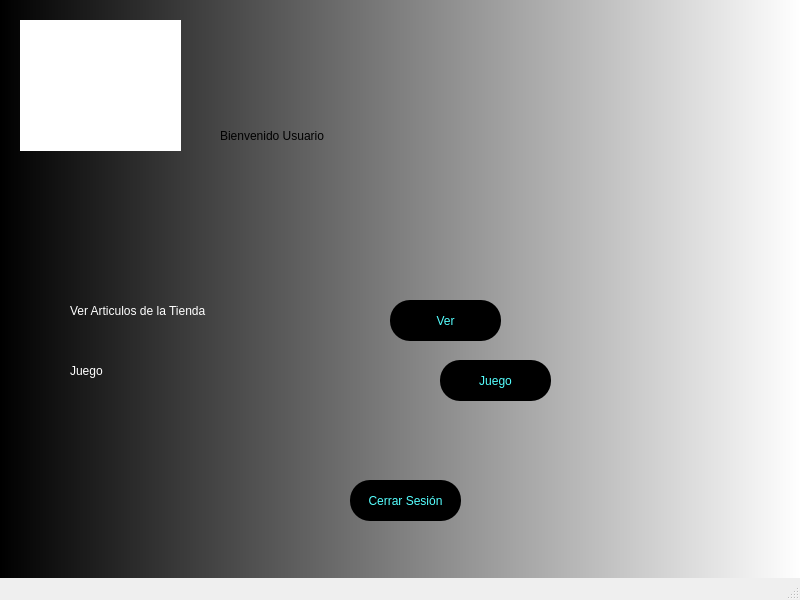
<?xml version="1.0" encoding="UTF-8"?>
<ui version="4.0">
 <class>MainWindow</class>
 <widget class="QMainWindow" name="MainWindow">
  <property name="geometry">
   <rect>
    <x>0</x>
    <y>0</y>
    <width>800</width>
    <height>600</height>
   </rect>
  </property>
  <property name="windowTitle">
   <string>MainWindow</string>
  </property>
  <property name="styleSheet">
   <string notr="true">QWidget#centralwidget{
background-color: qlineargradient(spread:pad, x1:0, y1:0, x2:1, y2:0, stop:0 rgba(0, 0, 0, 255), stop:1 rgba(255, 255, 255, 255));}</string>
  </property>
  <widget class="QWidget" name="centralwidget">
   <widget class="QLabel" name="label_4">
    <property name="geometry">
     <rect>
      <x>20</x>
      <y>20</y>
      <width>161</width>
      <height>131</height>
     </rect>
    </property>
    <property name="styleSheet">
     <string notr="true">background-color: rgb(255, 255, 255);</string>
    </property>
    <property name="text">
     <string/>
    </property>
    <property name="pixmap">
     <pixmap>../Imagenes/1.png</pixmap>
    </property>
    <property name="scaledContents">
     <bool>true</bool>
    </property>
   </widget>
   <widget class="QLabel" name="label_5">
    <property name="geometry">
     <rect>
      <x>70</x>
      <y>300</y>
      <width>241</width>
      <height>21</height>
     </rect>
    </property>
    <property name="styleSheet">
     <string notr="true">font: 87 12pt &quot;Arial Black&quot;;
color: rgb(255, 255, 255);</string>
    </property>
    <property name="text">
     <string>Ver Articulos de la Tienda </string>
    </property>
   </widget>
   <widget class="QPushButton" name="pushButton_3">
    <property name="geometry">
     <rect>
      <x>390</x>
      <y>300</y>
      <width>111</width>
      <height>41</height>
     </rect>
    </property>
    <property name="styleSheet">
     <string notr="true">background-color: rgb(0, 0, 0);
color: rgb(85, 255, 255);
border-radius:20px;</string>
    </property>
    <property name="text">
     <string>Ver</string>
    </property>
   </widget>
   <widget class="QPushButton" name="pushButton_4">
    <property name="geometry">
     <rect>
      <x>350</x>
      <y>480</y>
      <width>111</width>
      <height>41</height>
     </rect>
    </property>
    <property name="styleSheet">
     <string notr="true">background-color: rgb(0, 0, 0);
color: rgb(85, 255, 255);
border-radius:20px;</string>
    </property>
    <property name="text">
     <string>Cerrar Sesión</string>
    </property>
   </widget>
   <widget class="QLabel" name="label">
    <property name="geometry">
     <rect>
      <x>220</x>
      <y>90</y>
      <width>531</width>
      <height>91</height>
     </rect>
    </property>
    <property name="styleSheet">
     <string notr="true">font: 87 36pt &quot;Arial Black&quot;;</string>
    </property>
    <property name="text">
     <string>Bienvenido Usuario</string>
    </property>
   </widget>
   <widget class="QLabel" name="label_6">
    <property name="geometry">
     <rect>
      <x>70</x>
      <y>360</y>
      <width>241</width>
      <height>21</height>
     </rect>
    </property>
    <property name="styleSheet">
     <string notr="true">font: 87 12pt &quot;Arial Black&quot;;
color: rgb(255, 255, 255);</string>
    </property>
    <property name="text">
     <string>Juego</string>
    </property>
   </widget>
   <widget class="QPushButton" name="pushButton_5">
    <property name="geometry">
     <rect>
      <x>440</x>
      <y>360</y>
      <width>111</width>
      <height>41</height>
     </rect>
    </property>
    <property name="styleSheet">
     <string notr="true">background-color: rgb(0, 0, 0);
color: rgb(85, 255, 255);
border-radius:20px;</string>
    </property>
    <property name="text">
     <string>Juego</string>
    </property>
   </widget>
  </widget>
  <widget class="QMenuBar" name="menubar">
   <property name="geometry">
    <rect>
     <x>0</x>
     <y>0</y>
     <width>800</width>
     <height>21</height>
    </rect>
   </property>
  </widget>
  <widget class="QStatusBar" name="statusbar"/>
 </widget>
 <resources/>
 <connections/>
</ui>
